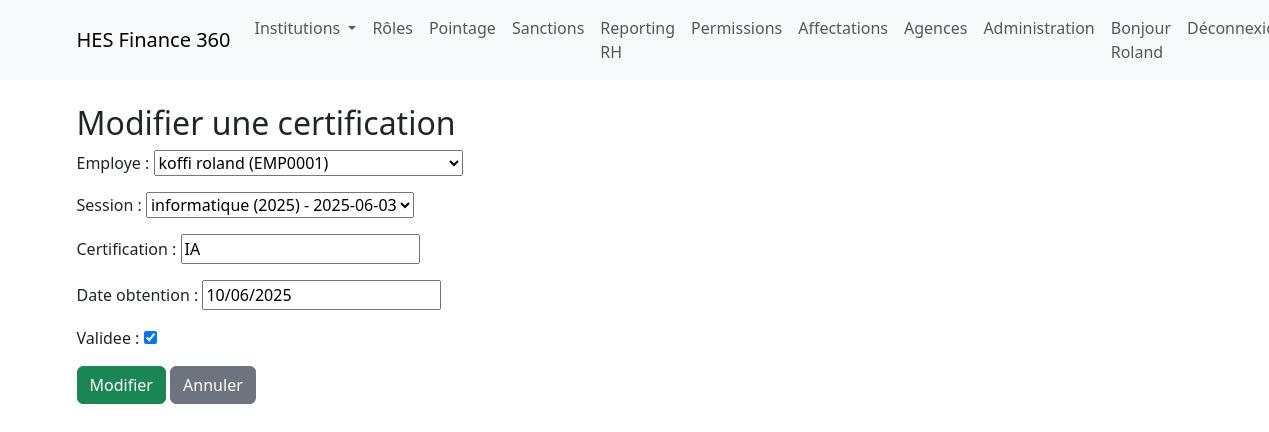
The app's page /rh/certifications/1/edit/ (signed in) with its own data.
### rh/models.py (models this page shows, shortened)
class CertificationEmploye(models.Model):
    employe = models.ForeignKey('institutions.Employe', on_delete=models.CASCADE, related_name='certifications_formation')
    session = models.ForeignKey('SessionFormation', on_delete=models.CASCADE, related_name='certifications')
    annee = models.PositiveIntegerField()

### rh/views/formation_crud.py (the view)
# urls.py: path('certifications/<int:pk>/edit/', formation_crud.certification_update, name='certification_update'),
@login_required
@permission_required('rh.change_certificationemploye', raise_exception=True)
def certification_update(request, pk):
    certification = get_object_or_404(CertificationEmploye, pk=pk)
    if request.method == 'POST':
        form = CertificationEmployeForm(request.POST, instance=certification)
        if form.is_valid():
            form.save()
            messages.success(request, "Certification modifiée.")
            return redirect('certifications_list')
    else:
        form = CertificationEmployeForm(instance=certification)
    return render(request, 'rh/formation/certification_form.html', {'form': form, 'action': 'Modifier'})

### rh/forms.py
class CertificationEmployeForm(forms.ModelForm):
    class Meta:
        model = CertificationEmploye
        fields = ['employe', 'session', 'certification', 'date_obtention', 'validee']

### institutions/models.py (called while the page is built)
    def __str__(self):
        return f"{self.nom} {self.prenom} ({self.matricule_interne})"

### rh/models.py (called while the page is built)
    def __str__(self):
        return f"{self.nom} ({self.annee})"

    def __str__(self):
        return f"{self.formation} - {self.date_debut}"

### rh/templates/rh/formation/certification_form.html
{% extends 'base.html' %}
{% block content %}
<div class="container mt-4">
    <h2>{{ action }} une certification</h2>
    <form method="post">{% csrf_token %}
        {{ form.as_p }}
        <button type="submit" class="btn btn-success">{{ action }}</button>
        <a href="{% url 'certifications_list' %}" class="btn btn-secondary">Annuler</a>
    </form>
</div>
{% endblock %}

### templates/base.html (shortened to what this page needs)
<!DOCTYPE html>
<html lang="fr">
<head>
    <link href="https://cdn.jsdelivr.net/npm/bootstrap@5.3.0/dist/css/bootstrap.min.css" rel="stylesheet">
</head>
<body>
    <nav class="navbar navbar-expand-lg navbar-light bg-light mb-4">
      <div class="container">
        <a class="navbar-brand" href="{% url 'institution_list' %}">HES Finance 360</a>
        <div class="collapse navbar-collapse">
          {% if user.is_authenticated %}
          <ul class="navbar-nav me-auto">
            <li class="nav-item dropdown">
              <a class="nav-link dropdown-toggle" href="#" id="navbarDropdown" role="button" data-bs-toggle="dropdown" aria-expanded="false">
                Institutions
              </a>
            </li>
            <li class="nav-item"><a class="nav-link" href="{% url 'roles_list' %}">Rôles</a></li>
            <li class="nav-item"><a class="nav-link" href="{% url 'pointages_list' %}">Pointage</a></li>
            <li class="nav-item"><a class="nav-link" href="{% url 'sanctions_list' %}">Sanctions</a></li>
<li class="nav-item"><a class="nav-link" href="{% url 'reporting_rh' %}">Reporting RH</a></li>
            <li class="nav-item"><a class="nav-link" href="{% url 'permissions_list' %}">Permissions</a></li>
            <li class="nav-item"><a class="nav-link" href="{% url 'affectations_list' %}">Affectations</a></li>
            <li class="nav-item"><a class="nav-link" href="/agences/">Agences</a></li>
            <li class="nav-item"><a class="nav-link" href="/admin/">Administration</a></li>
          </ul>
          <ul class="navbar-nav ms-auto">
            <li class="nav-item"><span class="nav-link">Bonjour {{ user.username }}</span></li>
            <li class="nav-item"><a class="nav-link" href="/admin/logout/">Déconnexion</a></li>
          </ul>
          {% else %}
          <ul class="navbar-nav ms-auto">
            <li class="nav-item"><a class="nav-link" href="/admin/login/">Connexion</a></li>
          </ul>
          {% endif %}
        </div>
      </div>
    </nav>
    {% block content %}{% endblock %}
</body>
</html>

### records on screen
CertificationEmploye: employe "koffi roland (EMP0001)", session "informatique (2025) - 2025-06-03", certification "IA", date_obtention "10/06/2025", validee "☑"

### other values on screen
{{ user.username }} "Roland"
{{ action }} "Modifier"
